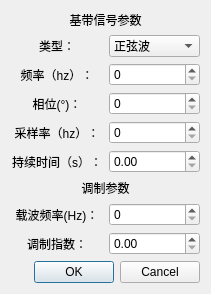
<?xml version="1.0" encoding="UTF-8"?>
<ui version="4.0">
 <class>modify</class>
 <widget class="QDialog" name="modify">
  <property name="geometry">
   <rect>
    <x>0</x>
    <y>0</y>
    <width>211</width>
    <height>245</height>
   </rect>
  </property>
  <property name="windowTitle">
   <string>调制</string>
  </property>
  <layout class="QVBoxLayout" name="verticalLayout">
   <item>
    <widget class="QLabel" name="label_1">
     <property name="text">
      <string>基带信号参数</string>
     </property>
     <property name="alignment">
      <set>Qt::AlignCenter</set>
     </property>
    </widget>
   </item>
   <item>
    <layout class="QHBoxLayout" name="Layout_type" stretch="1,1">
     <item>
      <widget class="QLabel" name="label_type">
       <property name="text">
        <string>类型：</string>
       </property>
       <property name="alignment">
        <set>Qt::AlignCenter</set>
       </property>
      </widget>
     </item>
     <item>
      <widget class="QComboBox" name="type">
       <property name="sizePolicy">
        <sizepolicy hsizetype="Expanding" vsizetype="Fixed">
         <horstretch>0</horstretch>
         <verstretch>0</verstretch>
        </sizepolicy>
       </property>
       <property name="currentIndex">
        <number>0</number>
       </property>
       <item>
        <property name="text">
         <string>正弦波</string>
        </property>
       </item>
       <item>
        <property name="text">
         <string>矩形波</string>
        </property>
       </item>
      </widget>
     </item>
    </layout>
   </item>
   <item>
    <layout class="QHBoxLayout" name="Layout_freq">
     <item>
      <widget class="QLabel" name="label_freq">
       <property name="text">
        <string>频率（hz）：</string>
       </property>
       <property name="alignment">
        <set>Qt::AlignCenter</set>
       </property>
      </widget>
     </item>
     <item>
      <widget class="QSpinBox" name="freq">
       <property name="maximum">
        <number>40000</number>
       </property>
      </widget>
     </item>
    </layout>
   </item>
   <item>
    <layout class="QHBoxLayout" name="Layout_offset_or_ratio">
     <item>
      <widget class="QLabel" name="label_offset_or_ratio">
       <property name="text">
        <string>相位(°)：</string>
       </property>
       <property name="alignment">
        <set>Qt::AlignCenter</set>
       </property>
      </widget>
     </item>
     <item>
      <widget class="QSpinBox" name="offset_or_ratio">
       <property name="maximum">
        <number>360</number>
       </property>
       <property name="singleStep">
        <number>1</number>
       </property>
      </widget>
     </item>
    </layout>
   </item>
   <item>
    <layout class="QHBoxLayout" name="Layout_samplerate">
     <item>
      <widget class="QLabel" name="label_samplerate">
       <property name="text">
        <string>采样率（hz）：</string>
       </property>
       <property name="alignment">
        <set>Qt::AlignCenter</set>
       </property>
      </widget>
     </item>
     <item>
      <widget class="QSpinBox" name="samplerate">
       <property name="maximum">
        <number>99999</number>
       </property>
      </widget>
     </item>
    </layout>
   </item>
   <item>
    <layout class="QHBoxLayout" name="Layout_duration">
     <item>
      <widget class="QLabel" name="label_duration">
       <property name="text">
        <string>持续时间（s）：</string>
       </property>
       <property name="alignment">
        <set>Qt::AlignCenter</set>
       </property>
      </widget>
     </item>
     <item>
      <widget class="QDoubleSpinBox" name="duration">
       <property name="maximum">
        <double>999.990000000000009</double>
       </property>
       <property name="singleStep">
        <double>0.010000000000000</double>
       </property>
      </widget>
     </item>
    </layout>
   </item>
   <item>
    <widget class="QLabel" name="label_2">
     <property name="text">
      <string>调制参数</string>
     </property>
     <property name="alignment">
      <set>Qt::AlignCenter</set>
     </property>
    </widget>
   </item>
   <item>
    <layout class="QHBoxLayout" name="Layout_carryfreq">
     <item>
      <widget class="QLabel" name="label_carryfreq">
       <property name="text">
        <string>载波频率(Hz)：</string>
       </property>
       <property name="alignment">
        <set>Qt::AlignCenter</set>
       </property>
      </widget>
     </item>
     <item>
      <widget class="QSpinBox" name="carryfreq">
       <property name="maximum">
        <number>40000</number>
       </property>
       <property name="singleStep">
        <number>1</number>
       </property>
      </widget>
     </item>
    </layout>
   </item>
   <item>
    <layout class="QHBoxLayout" name="Layout_parameter">
     <item>
      <widget class="QLabel" name="label_parameter">
       <property name="text">
        <string>调制指数：</string>
       </property>
       <property name="alignment">
        <set>Qt::AlignCenter</set>
       </property>
      </widget>
     </item>
     <item>
      <widget class="QDoubleSpinBox" name="parameter">
       <property name="maximum">
        <double>1.000000000000000</double>
       </property>
       <property name="singleStep">
        <double>0.100000000000000</double>
       </property>
      </widget>
     </item>
    </layout>
   </item>
   <item>
    <widget class="QDialogButtonBox" name="buttonBox">
     <property name="orientation">
      <enum>Qt::Horizontal</enum>
     </property>
     <property name="standardButtons">
      <set>QDialogButtonBox::Cancel|QDialogButtonBox::Ok</set>
     </property>
    </widget>
   </item>
  </layout>
 </widget>
 <tabstops>
  <tabstop>type</tabstop>
  <tabstop>freq</tabstop>
  <tabstop>samplerate</tabstop>
  <tabstop>offset_or_ratio</tabstop>
  <tabstop>carryfreq</tabstop>
  <tabstop>parameter</tabstop>
 </tabstops>
 <resources/>
 <connections>
  <connection>
   <sender>buttonBox</sender>
   <signal>accepted()</signal>
   <receiver>modify</receiver>
   <slot>accept()</slot>
   <hints>
    <hint type="sourcelabel">
     <x>201</x>
     <y>260</y>
    </hint>
    <hint type="destinationlabel">
     <x>157</x>
     <y>274</y>
    </hint>
   </hints>
  </connection>
  <connection>
   <sender>buttonBox</sender>
   <signal>rejected()</signal>
   <receiver>modify</receiver>
   <slot>reject()</slot>
   <hints>
    <hint type="sourcelabel">
     <x>201</x>
     <y>260</y>
    </hint>
    <hint type="destinationlabel">
     <x>286</x>
     <y>274</y>
    </hint>
   </hints>
  </connection>
 </connections>
</ui>
